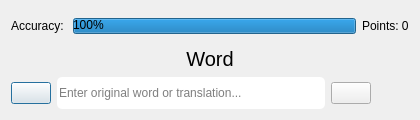
<?xml version="1.0" encoding="UTF-8"?>
<ui version="4.0">
 <class>Dialog</class>
 <widget class="QDialog" name="Dialog">
  <property name="windowModality">
   <enum>Qt::WindowModal</enum>
  </property>
  <property name="geometry">
   <rect>
    <x>0</x>
    <y>0</y>
    <width>420</width>
    <height>120</height>
   </rect>
  </property>
  <property name="minimumSize">
   <size>
    <width>420</width>
    <height>120</height>
   </size>
  </property>
  <property name="maximumSize">
   <size>
    <width>420</width>
    <height>120</height>
   </size>
  </property>
  <property name="windowTitle">
   <string>Dialog</string>
  </property>
  <property name="modal">
   <bool>true</bool>
  </property>
  <layout class="QVBoxLayout" name="verticalLayout_2">
   <item>
    <layout class="QHBoxLayout" name="horizontalLayout">
     <item>
      <widget class="QLabel" name="accuracy_label">
       <property name="styleSheet">
        <string notr="true"/>
       </property>
       <property name="text">
        <string>Accuracy: </string>
       </property>
      </widget>
     </item>
     <item>
      <widget class="QProgressBar" name="accuracy_progressbar">
       <property name="styleSheet">
        <string notr="true">*{
border-radius: 5px;
border: 0px solid;
height: 16px;}</string>
       </property>
       <property name="value">
        <number>100</number>
       </property>
       <property name="textVisible">
        <bool>true</bool>
       </property>
       <property name="invertedAppearance">
        <bool>false</bool>
       </property>
      </widget>
     </item>
     <item>
      <widget class="QLabel" name="pts_label">
       <property name="text">
        <string>Points: 0</string>
       </property>
      </widget>
     </item>
    </layout>
   </item>
   <item>
    <layout class="QVBoxLayout" name="verticalLayout">
     <item>
      <widget class="QLabel" name="word_label">
       <property name="font">
        <font>
         <pointsize>15</pointsize>
        </font>
       </property>
       <property name="text">
        <string>Word</string>
       </property>
       <property name="textFormat">
        <enum>Qt::PlainText</enum>
       </property>
       <property name="scaledContents">
        <bool>false</bool>
       </property>
       <property name="alignment">
        <set>Qt::AlignCenter</set>
       </property>
       <property name="wordWrap">
        <bool>false</bool>
       </property>
      </widget>
     </item>
     <item>
      <layout class="QHBoxLayout" name="horizontalLayout_2">
       <item>
        <widget class="QPushButton" name="statistic_button">
         <property name="styleSheet">
          <string notr="true">*{image: url(:/statistic_icon/icons8-graph-24.png);}</string>
         </property>
         <property name="text">
          <string/>
         </property>
         <property name="shortcut">
          <string>Ctrl+S</string>
         </property>
        </widget>
       </item>
       <item>
        <widget class="QLineEdit" name="translation_edit">
         <property name="styleSheet">
          <string notr="true">*{
border-radius: 5px;
border: 0px solid;
height: 32px;}
*:hover {
     height: 32px;
      border: 1px solid white;
      
}</string>
         </property>
         <property name="placeholderText">
          <string>Enter original word or translation...</string>
         </property>
        </widget>
       </item>
       <item>
        <widget class="QPushButton" name="check_button">
         <property name="focusPolicy">
          <enum>Qt::NoFocus</enum>
         </property>
         <property name="styleSheet">
          <string notr="true">*{image: url(:/enter_icon/icons8-next-page-24.png);}</string>
         </property>
         <property name="text">
          <string/>
         </property>
         <property name="shortcut">
          <string>Return</string>
         </property>
        </widget>
       </item>
       <item>
        <widget class="QPushButton" name="check_button_2">
         <property name="focusPolicy">
          <enum>Qt::NoFocus</enum>
         </property>
         <property name="styleSheet">
          <string notr="true">*{
	image: url(:/correct_icon/icons8-approval-24.png);

border-radius: 5px;
border: 0px solid;
height: 32px;}</string>
         </property>
         <property name="text">
          <string/>
         </property>
        </widget>
       </item>
      </layout>
     </item>
    </layout>
   </item>
  </layout>
 </widget>
 <resources>
  <include location="resource/src.qrc"/>
 </resources>
 <connections/>
</ui>
